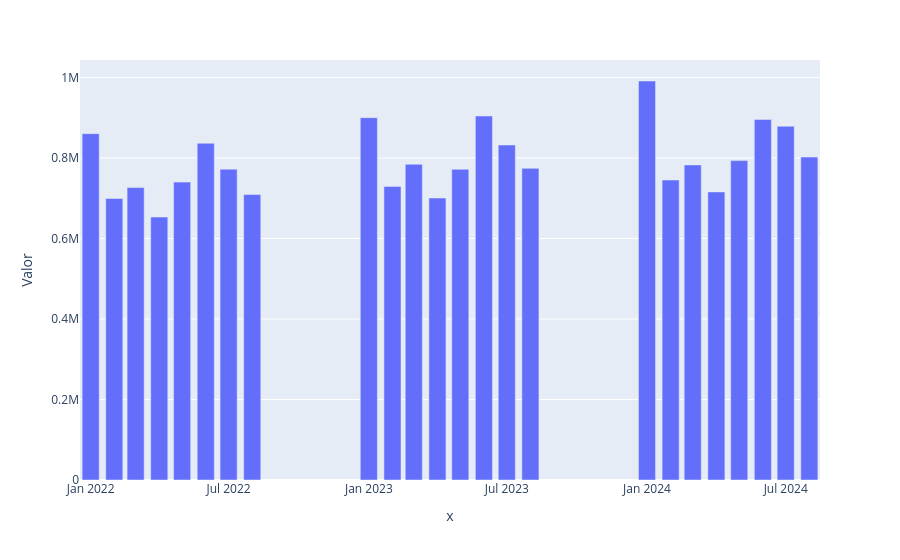

The code cell stored with this chart in its notebook:
### Code cell
# 3. Análises - feature engineering
analise_tabela_df = tratamento_tabela_df
analise_tabela_df['Ano'] = analise_tabela_df['Data'].dt.year
analise_tabela_df['Mes/Ano'] = analise_tabela_df['Data'].dt.to_period('M')
# 3.1 Analise de Crescimento de Vendas
vendas_mes = analise_tabela_df[['Mes/Ano','Valor']]
vendas_mes = vendas_mes.groupby('Mes/Ano',as_index=False).sum()
display(vendas_mes)
# 3.1.1 Grafico
grafico_vendas_mes = px.bar(vendas_mes,x=vendas_mes['Mes/Ano'].astype(str),y='Valor')
grafico_vendas_mes.show()

display(analise_tabela_df)

### Figure 1 — Plotly figure (JSON) as saved in the notebook; plotly's stock layout.template omitted (floating-point values rounded to 4 significant figures)
{"data": [{"hovertemplate": "x=%{x}<br>Valor=%{y}<extra></extra>", "legendgroup": "", "marker": {"color": "#636efa", "pattern": {"shape": ""}}, "name": "", "orientation": "v", "showlegend": false, "textposition": "auto", "type": "bar", "x": ["2022-01", "2022-02", "2022-03", "2022-04", "2022-05", "2022-06", "2022-07", "2022-08", "2023-01", "2023-02", "2023-03", "2023-04", "2023-05", "2023-06", "2023-07", "2023-08", "2024-01", "2024-02", "2024-03", "2024-04", "2024-05", "2024-06", "2024-07", "2024-08"], "xaxis": "x", "y": [860400.0, 699400.0, 726400.0, 653200.0, 740100.0, 836500.0, 772200.0, 709100.0, 900200.0, 729400.0, 784300.0, 700600.0, 771800.0, 904200.0, 832200.0, 774200.0, 991200.0, 745200.0, 782700.0, 715700.0, 793400.0, 895400.0, 878900.0, 802200.0], "yaxis": "y"}], "layout": {"barmode": "relative", "legend": {"tracegroupgap": 0}, "margin": {"t": 60}, "xaxis": {"anchor": "y", "domain": [0, 1], "title": {"text": "x"}}, "yaxis": {"anchor": "x", "domain": [0, 1], "title": {"text": "Valor"}}}}
